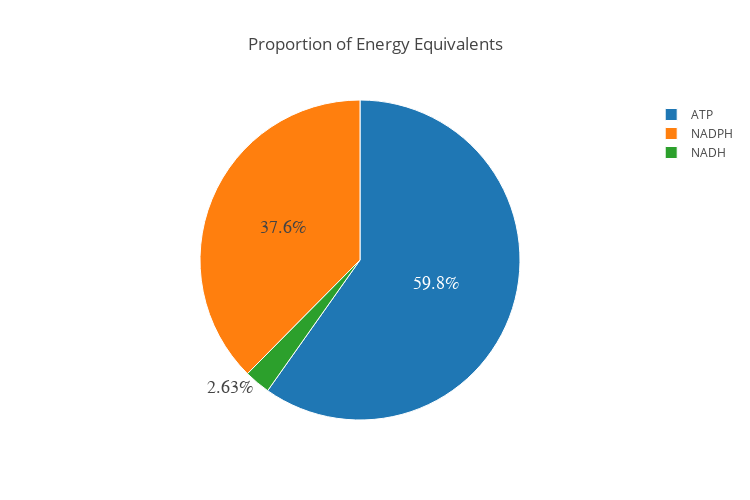

Notebook code for this chart:
### Code cell
#Proportion of engergy eqivalents

trace = go.Pie(
    labels = ['ATP', 'NADPH', 'NADH'],
    values = [ATP_Pro, NADPH_Pro, NADH_Pro],
    textfont=dict(size=18,family='Arial'),
    marker=dict(line=dict(color='#FFF', width=1)),
)

data = [trace]

layout = go.Layout(
            height=500, 
            width=750, 
            title = 'Proportion of Energy Equivalents'
    )

fig = go.Figure(data=data, layout=layout)

if save_fig:
    iplot(fig,filename='E_Pro_proportion',image='svg',image_height=500,image_width=750)
    sleep(5)
else:
    iplot(fig)

### Figure 1 — Plotly figure (JSON) as saved in the notebook; plotly's stock layout.template omitted (floating-point values rounded to 4 significant figures)
{"data": [{"labels": ["ATP", "NADPH", "NADH"], "marker": {"line": {"color": "#FFF", "width": 1}}, "textfont": {"family": "Arial", "size": 18}, "type": "pie", "uid": "401c67bf-24d5-4020-a178-7e201eb7a921", "values": [74.74, 46.98, 3.282]}], "layout": {"height": 500, "title": {"text": "Proportion of Energy Equivalents"}, "width": 750}}
